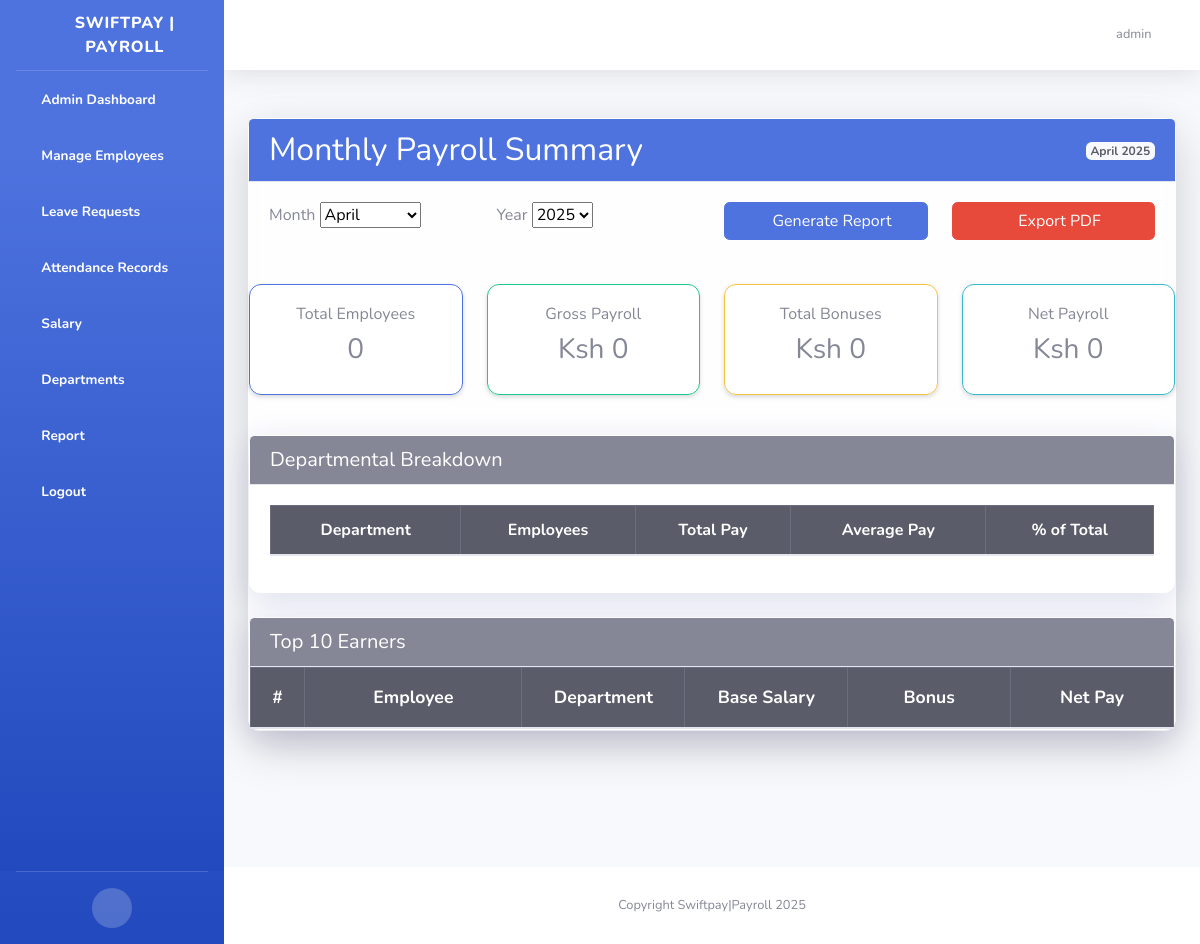
Before: /reports/monthly/ (signed in) with the older database file.
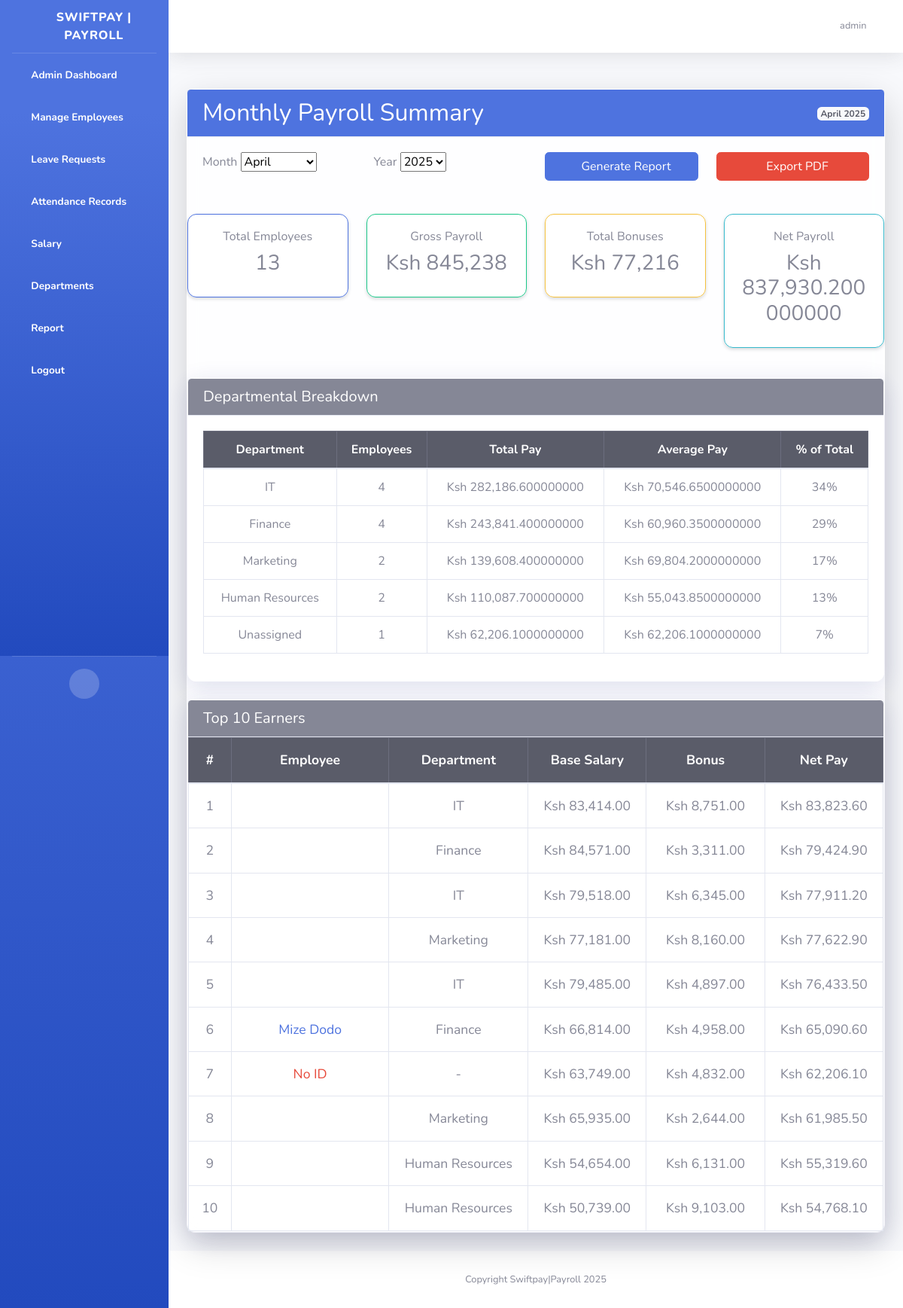
After: the same page with the newer database file.
### mywebsite/models.py (models this page shows, shortened)
class Salary(models.Model):
    employee = models.ForeignKey('CustomUser', on_delete=models.CASCADE)
    base_salary = models.DecimalField(max_digits=10, decimal_places=2)
    bonus = models.DecimalField(max_digits=10, decimal_places=2, default=Decimal('0.00'))
    tax_rate = models.DecimalField(max_digits=5, decimal_places=2, default=Decimal('0.00'))
    deductions = models.DecimalField(max_digits=10, decimal_places=2, default=Decimal('0.00'), editable=False)
    net_salary = models.DecimalField(max_digits=10, decimal_places=2, editable=False)
    month = models.IntegerField(validators=[MinValueValidator(1), MaxValueValidator(12)], default=datetime.today().month)
    year = models.IntegerField(default=datetime.today().year)

class CustomUser(AbstractUser):
    GENDER_CHOICES = [
        ('M', 'Male'),
        ('F', 'Female'),
        ('O', 'Other')
    ]
    employee_id = models.CharField(max_length=20, unique=True)
    date_of_birth = models.DateField(null=True, blank=True)
    gender = models.CharField(max_length=1, choices=GENDER_CHOICES)
    phone_number = models.CharField(max_length=15, blank=True)
    address = models.TextField(blank=True)
    joined_date = models.DateField(default=timezone.now)
    role = models.ForeignKey(EmployeeRole, on_delete=models.SET_NULL, null=True)
    department = models.ForeignKey(Department, on_delete=models.SET_NULL, null=True)
    is_active_employee = models.BooleanField(default=True)
    middle_name = models.CharField(max_length=255, null=True, blank=True)
    residential_status = models.CharField(max_length=2, choices=[
        ('R', 'Resident'),
        ('NR', 'Non-Resident')
    ], null=True, blank=True)
    national_id = models.CharField(max_length=10, null=True, blank=True)
    kra_pin = models.CharField(max_length=11, null=True, blank=True)
    nssf_no = models.CharField(max_length=15, null=True, blank=True)
    nhif_no = models.CharField(max_length=15, null=True, blank=True)
    passport_photo = models.ImageField(upload_to='employee_photos/', blank=True, null=True)
    basic_salary = models.DecimalField(max_digits=10, decimal_places=2, null=True, blank=True)
    bank = models.CharField(max_length=50, null=True, blank=True)
    bank_account_name = models.CharField(max_length=255, null=True, blank=True)
    bank_account_number = models.CharField(max_length=35, null=True, blank=True)
    bank_branch = models.CharField(max_length=40, null=True, blank=True)
    employee_personal_number = models.CharField(max_length=50, null=True, blank=True)
    date_of_employment = models.DateField(null=True, blank=True)
    contract_type = models.CharField(choices=[
        ('P', 'Permanent'),
        ('T', 'Temporary')
    ], max_length=1, null=True, blank=True)
    job_title = models.CharField(max_length=50, null=True, blank=True)
    employee_email = models.EmailField(null=True, blank=True)
    mobile_phone = models.CharField(max_length=15, null=True, blank=True)

class Department(models.Model):
    name = models.CharField(max_length=100, unique=True)
    description = models.TextField(blank=True, null=True)

### mywebsite/views.py (the view, shortened to what this page needs)
# urls.py: path('reports/monthly/', views.monthly_payroll_report, name='monthly_payroll_report'),
@login_required
@permission_required('payroll.view_salary', raise_exception=True)
def monthly_payroll_report(request):
    current_year = datetime.now().year
    current_month = datetime.now().month
    year = int(request.GET.get('year', current_year))
    month = int(request.GET.get('month', current_month))
    pdf_format = request.GET.get('format') == 'pdf'
    if not (1 <= month <= 12) or year < 2000 or year > current_year + 1:
        return HttpResponseBadRequest("Invalid month or year specified")
    payroll_data = Salary.objects.filter(
        year=year,
        month=month
    ).aggregate(
        total_base=Sum('base_salary'),
        total_bonus=Sum('bonus'),
        total_tax=Sum('deductions'),
        total_net=Sum('net_salary'),
        employee_count=Count('employee', distinct=True)
    )
    department_data = Salary.objects.filter(
        year=year,
        month=month
    ).values(
        'employee__department__name'
    ).annotate(
        dept_total=Sum('net_salary'),
        dept_avg=Avg('net_salary'),
        employee_count=Count('employee')
    ).order_by('-dept_total')
    top_earners = Salary.objects.filter(
        year=year,
        month=month
    ).select_related('employee').order_by('-net_salary')[:10]
    context = {
        'report_month': month,
        'report_year': year,
        'month_name': datetime(year, month, 1).strftime('%B'),
        'payroll_data': payroll_data,
        'department_data': department_data,
        'top_earners': top_earners,
        'available_years': range(2020, current_year + 1),
        'company_name': "SwiftPay",  # Add your company name
        'company_address': "Kenyatta Business Rd, Nairobi",  # Add your address
    }
    return render(request, 'reports/monthly_summary.html', context)

### mywebsite/templatetags/month_tags.py (called while the page is built)
@register.filter
def month_name_filter(month_number):
    try:
        return month_name[month_number]
    except (IndexError, KeyError):
        return str(month_number)

@register.filter
def months_range(count):
    return range(1, count+1)

### templates/reports/monthly_summary.html (shortened to what the changed rows need)
{% extends "base.html" %}
{% load humanize %}
{% load month_tags %}
{% block content %}
<div class="container-fluid py-4">
    <div class="card w-100 shadow-lg">
        <div class="card-header bg-primary text-white">
            <div class="d-flex justify-content-between align-items-center">
                <h2 class="mb-0">Monthly Payroll Summary</h2>
            </div>
        </div>
            <div class="row mb-4">
                <div class="col-lg-3 col-md-6 mb-3">
                    <div class="card border-primary border-3 shadow-sm">
                        <div class="card-body text-center">
                            <h6 class="text-muted">Total Employees</h6>
                            <h3 class="fw-bold">{{ payroll_data.employee_count }}</h3>
                        </div>
                    </div>
                </div>
                <div class="col-lg-3 col-md-6 mb-3">
                    <div class="card border-success border-3 shadow-sm">
                        <div class="card-body text-center">
                            <h6 class="text-muted">Gross Payroll</h6>
                            <h3 class="fw-bold">Ksh {{ payroll_data.total_base|default:0|intcomma }}</h3>
                        </div>
                    </div>
                </div>
                <div class="col-lg-3 col-md-6 mb-3">
                    <div class="card border-warning border-3 shadow-sm">
                        <div class="card-body text-center">
                            <h6 class="text-muted">Total Bonuses</h6>
                            <h3 class="fw-bold">Ksh {{ payroll_data.total_bonus|default:0|intcomma }}</h3>
                        </div>
                    </div>
                </div>
                <div class="col-lg-3 col-md-6 mb-3">
                    <div class="card border-info border-3 shadow-sm">
                        <div class="card-body text-center">
                            <h6 class="text-muted">Net Payroll</h6>
                            <h3 class="fw-bold">Ksh {{ payroll_data.total_net|default:0|intcomma }}</h3>
                        </div>
                    </div>
                </div>
            </div>
            <div class="card mb-4">
                <div class="card-body">
                    <div class="table-responsive">
                        <table class="table table-bordered table-hover text-center">
                            <thead class="table-dark">
                                <tr>
                                    <th>Department</th>
                                    <th>Employees</th>
                                    <th>Total Pay</th>
                                    <th>Average Pay</th>
                                    <th>% of Total</th>
                                </tr>
                            </thead>
                            <tbody>
                                {% for dept in department_data %}
                                <tr>
                                    <td>{{ dept.employee__department__name|default:"Unassigned" }}</td>
                                    <td>{{ dept.employee_count }}</td>
                                    <td>Ksh {{ dept.dept_total|default:0|intcomma }}</td>
                                    <td>Ksh {{ dept.dept_avg|default:0|intcomma }}</td>
                                    <td>{% widthratio dept.dept_total payroll_data.total_net 100 %}%</td>
                                </tr>
                                {% endfor %}
                            </tbody>
                        </table>
                    </div>
                </div>
            </div>
            <div class="card">
                <div class="card-body card-body--full-width">
                    <div class="table-responsive">
                        <table class="table table-bordered table-full text-center mb-0">
                            <thead class="table-dark">
                                <tr>
                                    <th style="min-width: 50px;">#</th>
                                    <th style="min-width: 200px;">Employee</th>
                                    <th style="min-width: 150px;">Department</th>
                                    <th style="min-width: 150px;">Base Salary</th>
                                    <th style="min-width: 150px;">Bonus</th>
                                    <th style="min-width: 150px;">Net Pay</th>
                                </tr>
                            </thead>
                            <tbody>
                                {% for salary in top_earners %}
                                <tr>
                                    <td>{{ forloop.counter }}</td>
                                    <td>
                                        {% if salary.employee.employee_id %}
                                            <a href="{% url 'employee_profile' employee_id=salary.employee.employee_id %}" class="text-nowrap">
                                                {{ salary.employee.get_full_name }}
                                            </a>
                                        {% else %}
                                            <span class="text-danger">No ID</span>
                                        {% endif %}
                                    </td>
                                    <td>{{ salary.employee.department.name|default:"-" }}</td>
                                    <td>Ksh {{ salary.base_salary|intcomma }}</td>
                                    <td>Ksh {{ salary.bonus|intcomma }}</td>
                                    <td class="fw-bold">Ksh {{ salary.net_salary|intcomma }}</td>
                                </tr>
                                {% endfor %}
                            </tbody>
                        </table>
                    </div>
                </div>
            </div>
        </div>
    </div>
</div>
{% endblock %}

Changed rows visible on the page:
added Salary: employee.department.name "IT", base_salary "83,414.00", bonus "8,751.00", net_salary "83,823.60"
added Salary: employee.department.name "Finance", base_salary "84,571.00", bonus "3,311.00", net_salary "79,424.90"
added Salary: employee.department.name "IT", base_salary "79,518.00", bonus "6,345.00", net_salary "77,911.20"
added Salary: employee.department.name "Marketing", base_salary "77,181.00", bonus "8,160.00", net_salary "77,622.90"
added Salary: employee.department.name "IT", base_salary "79,485.00", bonus "4,897.00", net_salary "76,433.50"
added Salary: employee.get_full_name "Mize Dodo", employee.department.name "Finance", base_salary "66,814.00", bonus "4,958.00", net_salary "65,090.60"
added Salary: shows "No ID", employee.department.name "-", base_salary "63,749.00", bonus "4,832.00", net_salary "62,206.10"
added Salary: employee.department.name "Marketing", base_salary "65,935.00", bonus "2,644.00", net_salary "61,985.50"
added Salary: employee.department.name "Human Resources", base_salary "54,654.00", bonus "6,131.00", net_salary "55,319.60"
added Salary: employee.department.name "Human Resources", base_salary "50,739.00", bonus "9,103.00", net_salary "54,768.10"
Other visible differences:
{{ payroll_data.employee_count }}: "0" → "13"
{{ payroll_data.total_base|default:0|intcomma }}: "0" → "845,238"
{{ payroll_data.total_bonus|default:0|intcomma }}: "0" → "77,216"
{{ payroll_data.total_net|default:0|intcomma }}: "0" → "837,930.200000000"
new list line: "IT 4 Ksh 282,186.600000000 Ksh 70,546.6500000000 34 %"
new list line: "Finance 4 Ksh 243,841.400000000 Ksh 60,960.3500000000 29 %"
new list line: "Marketing 2 Ksh 139,608.400000000 Ksh 69,804.2000000000 17 %"
new list line: "Human Resources 2 Ksh 110,087.700000000 Ksh 55,043.8500000000 13 %"
new list line: "Unassigned 1 Ksh 62,206.1000000000 Ksh 62,206.1000000000 7 %"
